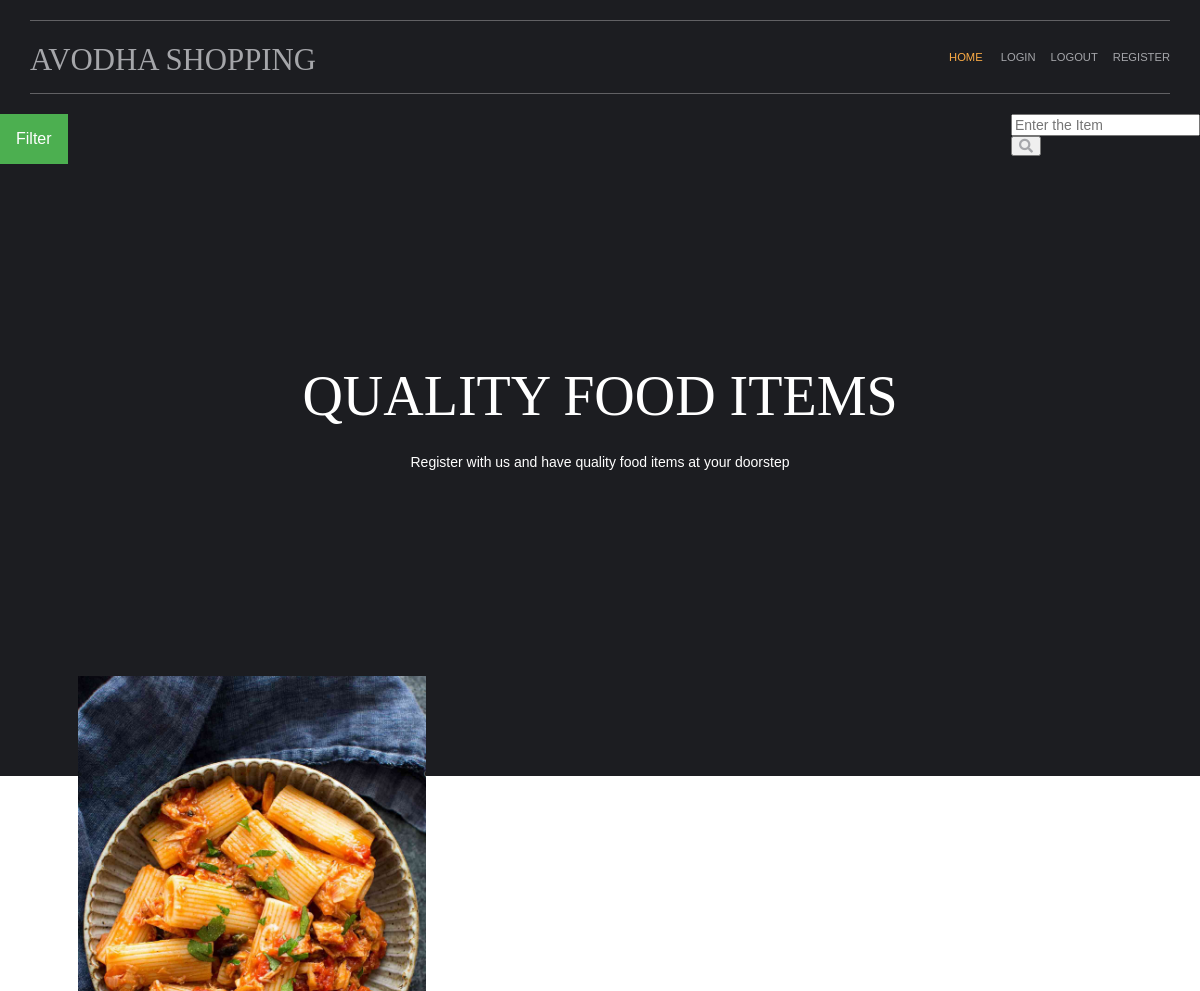
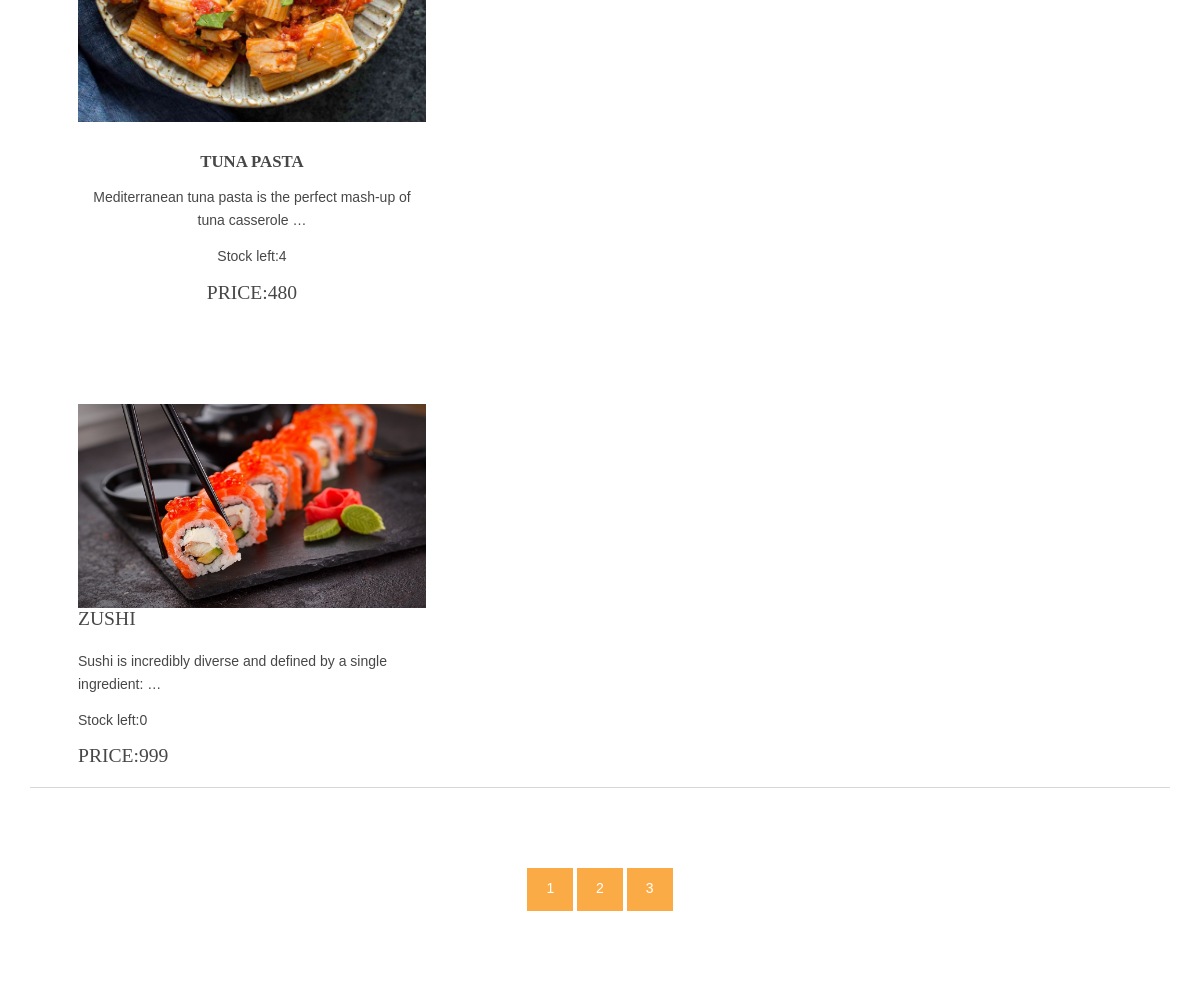
/?page=3, run on the app's committed database (2 pictures, top to bottom).
### shop/models.py (models this page shows, shortened)
class Products(models.Model):
    name=models.CharField(max_length=100, unique=True)
    slug=models.SlugField(max_length=100, unique=True)
    img=models.ImageField(upload_to='product')
    desc=models.TextField()
    stock=models.IntegerField()
    available=models.BooleanField()
    price=models.IntegerField()
    category=models.ForeignKey(categ, on_delete=models.CASCADE)
    def get_url(self):
        return reverse('details',args=[self.category.slug, self.slug])

### shop/views.py (the view)
# urls.py: 2. Add a URL to urlpatterns:  path('', views.home, name='home')
def home(request, c_slug=None):
    c_page=None
    prodt=None
    if c_slug!=None:
        c_page=get_object_or_404(categ, slug=c_slug)
        prodt=Products.objects.filter(category=c_page,available=True)
    else:
        prodt=Products.objects.all().filter(available= True)
    cat=categ.objects.all()
    paginator=Paginator(prodt,2)
    try:
        page=int(request.GET.get('page','1'))
    except:
        page=1
    try:
        pro=paginator.page(page)
    except(EmptyPage,InvalidPage):
        pro=paginator.page(paginator.num_pages)
    return render(request, 'index.html',{'pr':prodt,'ct':cat,'pg':pro})

### shop/models.py (called while the page is built)
    def get_url(self):
        return reverse('prod_cat',args=[self.slug])

### Templates/index.html (shortened to what this page needs)
{% extends 'Base.html' %}
{% load static %}
{% block content %}
<!DOCTYPE html>
<html lang="">
<head>
<link href="{% static 'HM/layout/styles/layout.css' %}" rel="stylesheet" type="text/css" media="all">
</head>
<body id="top">
<div class="fl_right">
        <ul class="nospace">
          <li id="searchform">
            <div>
              <form action="{% url 'search' %}" method="get">
                <fieldset>
                  <input type="text" placeholder="Enter the Item" name="q">
                  <button type="submit"><i class="fas fa-search"></i></button>
                </fieldset>
              </form>
            </div>
          </li>
        </ul>
      </div>
  <div class="dropdown">
  <button class="dropbtn">Filter</button>
</div>
  <div id="pageintro" class="hoc clear">
    <article>
      <h3 class="heading">Quality Food Items</h3>
      <p>Register with us and have quality food items at your doorstep</p>
    </article>
  </div>
</div>
<div class="wrapper row3">
  <main class="hoc container clear">
    <section id="introblocks">
      <ul class="nospace group btmspace-80">
        {% for i in pg %}
        <li class="one_third">
          <figure><a class="img-over" href={{i.get_url}}><img src="{{i.img.url}}" alt=""></a>
            <figcaption>
              <h6 class="heading">{{i.name}}</h6>
              <p>{{i.desc|truncatewords:10}}</p>
              <p>Stock left:{{i.stock}}</p>
              <p><h5>Price:{{i.price}}</h5></p>
            </figcaption>
          </figure>
        </li>
      </ul>
    </section>
    {% endfor %}
    <hr class="btmspace-80">
    <center>
      {% for p in pg.paginator.page_range %}
        <a href="?page={{p}}" class="btn btn-light btn-sm {% if pg.number == p %} active {% endif %}">{{p}}</a>
      {% endfor %}
    </center>
</body>
</html>
{% endblock %}

### static/HM/layout/styles/layout.css (style rules this page uses)
#pageintro { padding:200px 0 300px; }
#pageintro article, #pageintro article p { display:block; max-width:75%; margin:0 auto; text-align:center; }
#pageintro article p { max-width:65%; line-height:2rem; }
#pageintro .heading { margin-bottom:20px; font-size:4rem; }
.container { padding:80px 0; }
#introblocks { display:block; position:relative; margin:-180px 0 0 0; z-index:1; text-align:center; }
#introblocks figure figcaption { display:block; padding:30px 0 0 0; text-align:center; }
#introblocks figure figcaption .heading { font-size:1.2rem; font-weight:700; margin-bottom:0; }
*, *::before, *::after { transition:all .3s ease-in-out; }
body { color:#A5A6AA; background-color:#1C1D21; }
a { color:#FBAB45; }
hr, .borderedbox { border-color:#D7D7D7; }
.btn, .btn.inverse:hover { color:#FFFFFF; background-color:#FBAB45; border-color:#FBAB45; }
.row3 { color:#474747; background-color:#FFFFFF; }
#pageintro { color:#FFFFFF; }
@media screen and (min-width:1140px) { .hoc { max-width:1140px; } }

### static/HM/layout/styles/framework.css (style rules this page uses)
html { overflow-y:scroll; overflow-x:hidden; }
html, body { margin:0; padding:0; font-size:14px; line-height:1.6em; }
*, *::before, *::after { box-sizing:border-box; }
.nospace { margin:0; padding:0; list-style:none; }
.btn { display:inline-block; padding:8px 18px 10px; text-transform:uppercase; border:1px solid; }
.clear, .group { display:block; }
.clear::before, .clear::after, .group::before, .group::after { display:table; content:""; }
.clear, .clear::after, .group, .group::after { clear:both; }
a { outline:none; text-decoration:none; }
.fl_right, .imgr { float:right; }
img { width:auto; max-width:100%; height:auto; margin:0; padding:0; border:none; line-height:normal; vertical-align:middle; }
body, input, textarea, select { font-family:Verdana, Geneva, sans-serif; }
h1, h2, h3, h4, h5, h6, .heading { font-family:Georgia, "Times New Roman", Times, serif; }
form, fieldset, legend { margin:0; padding:0; border:none; }
label, input, textarea, select, button { display:block; resize:none; outline:none; color:inherit; font-size:inherit; font-family:inherit; vertical-align:middle; }
::placeholder { opacity:1; }
h1, h2, h3, h4, h5, h6, .heading { margin:0 0 20px 0; font-size:1.4rem; line-height:normal; font-weight:normal; text-transform:uppercase; }
hr { display:block; width:100%; height:1px; border:solid; border-width:1px 0 0 0; }
.wrapper { display:block; position:relative; width:100%; margin:0; padding:0; text-align:left; word-wrap:break-word; }
.hoc { display:block; margin:0 auto; }
address, article, aside, figcaption, figure, footer, header, main, nav, section { display:block; margin:0; padding:0; }
.one_half, .one_third, .two_third, .one_quarter, .two_quarter, .three_quarter { display:inline-block; float:left; margin:0 0 0 4.21052%; list-style:none; }
.one_third { width:30.52631%; }
.btmspace-80 { margin-bottom:80px; }

### Templates/index.html (style rules this page uses)
.dropbtn { background-color: #4CAF50; color: white; padding: 16px; font-size: 16px; border: none; cursor: pointer; }
.dropdown { position: relative; display: inline-block; }

### data on the page
Products: img (picture), name "TUNA PASTA", desc "Mediterranean tuna pasta is the perfect mash-up of tuna casserole …", stock "4", price "480"
Products: img (picture), name "ZUSHI", desc "Sushi is incredibly diverse and defined by a single ingredient: …", stock "0", price "999"

### other printed values
{{ p }} "1" "2" "3"
